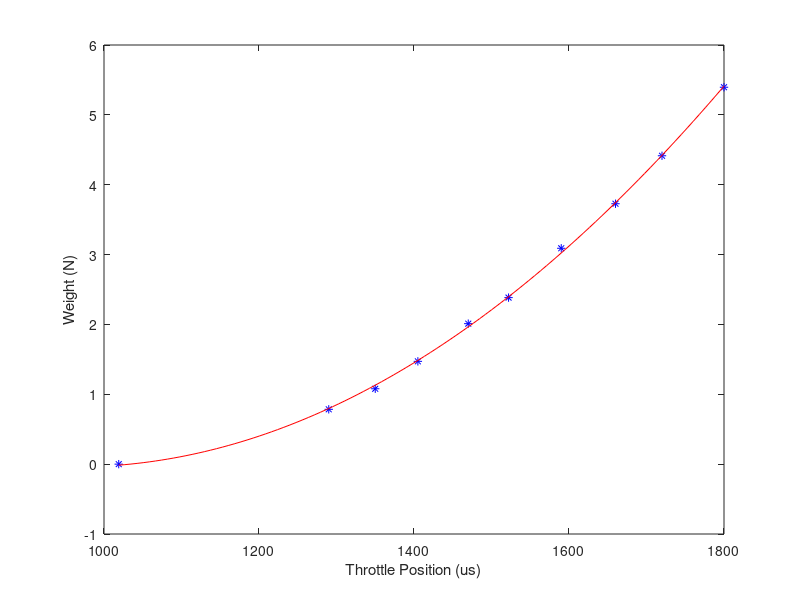
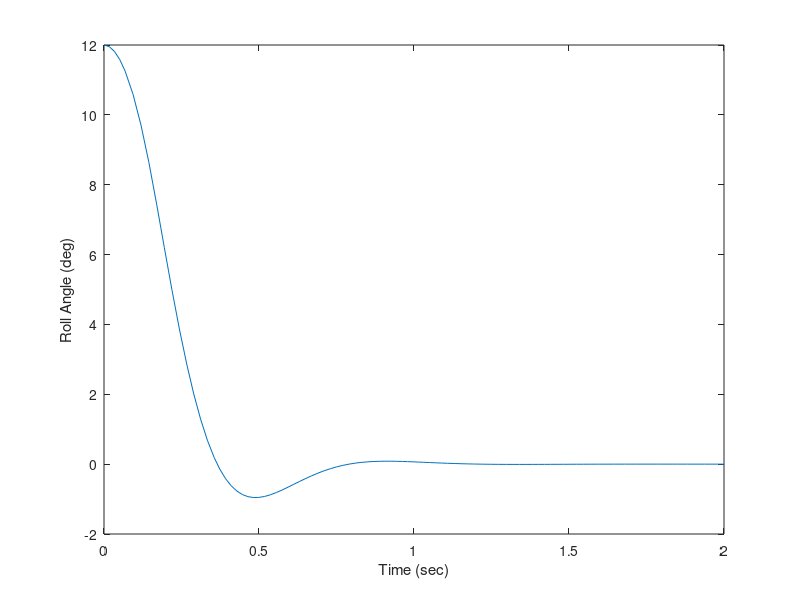
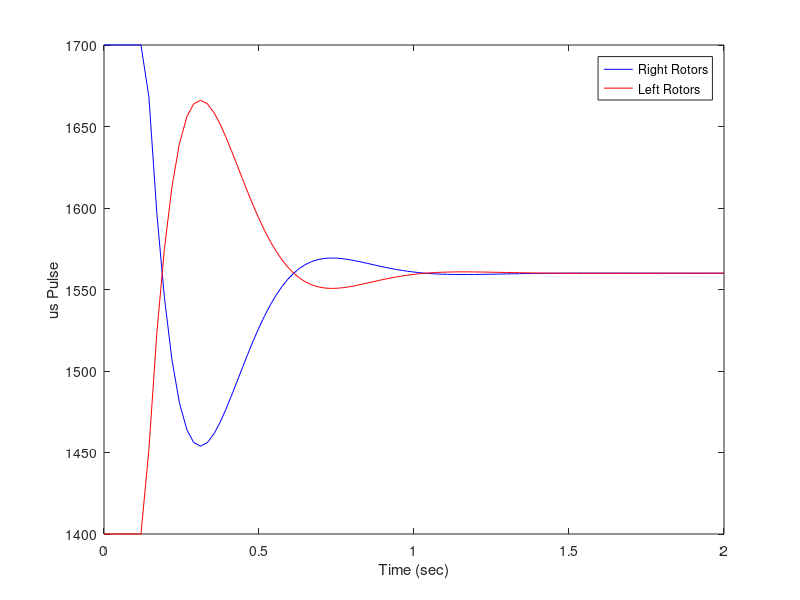

Write MATLAB code to recreate these figures, in order.
%%%%In order to tune the autopilot we need a few things
function auto_tune()
global coeff I W0 us_left us_right %%%need some globals for the function at the bottom

%%%%Clear stuff but don't clear variables
clc 
close all

%%%%First we need to get the moment of inertia
%%%%For a mass with finite inertia and hinged at a distance d from the cg
%%%%The period is equal to
%I = (T/(2*pi))*m*g*d - m*d^2;

%%%Need to get Period from an experiment
T = 2*97/240; %%seconds
%%%Weigh the quad
m = 735/1000; %%%kilograms
%%%Need to measure the distance from the cg to the rotation point
d = ((3+3/8)/12)/3.28; %%%inches converted to meters
%%%Assume gravity
g = 9.81;

%%%%This will output I in kg-m^2
I = (T/(2*pi))*m*g*d - m*d^2;

%%%%%The next thing we need to do is measure the thrust of one rotor
%W0 = m*g; %%%kilograms converted to Newtons - this is the weight of the quad with the rotors off

%%%%Ok so we take data and get data from the microsecond pulse and the
%%%%weight from the scale
%W = [1130 1116 1087 1066 1016 975 908 835 740 640 540 380]*g/1000; %%%You stop taking data when the quad almost lifts off
W = [0 80 110 150 205 243 315 380 450 550]*g/1000; %%Use this if the quad is pushing down
us = [1019 1290 1350 1405 1470 1522 1590 1660 1720 1800];

%%%Just for kicks lets plot this
figure()
plot(us,W,'b*')
xlabel('Throttle Position (us)')
ylabel('Weight (N)')

%%%This will give us a polynomial that we can use to evaluate thrust
%W=f(us)
coeff = polyfit(us,W,2);

%%%Let's then plot the trend line to make sure this makes sense.
x_fit = linspace(us(1),us(end),100);
y_fit = polyval(coeff,x_fit);
hold on
plot(x_fit,y_fit,'r-')

%%%ok so now we have a way to get Thrust from the us pulse.
%%Now we can kick off our simulation
%%%First we need initial conditions
%%%Let's assume the quad is at 12 degrees from nominal with zero angular
%%%velocity
x0 = [12*pi/180;0];

%%%Then we use the easy ode45 to integrate our equations of motion
[tout,xout] = ode45(@QuadDerivs,[0 2],x0);

us_R_vec = zeros(length(tout),1);
us_L_vec = zeros(length(tout),1);
for idx = 1:length(tout)
    dxdt = QuadDerivs(tout(idx),xout(idx,:));
    us_R_vec(idx) = us_right;
    us_L_vec(idx) = us_left;
end

%%%Once ode45 finishes we can plot the roll angle as a function of time
phi = xout(:,1);
figure()
plot(tout,phi*180/pi) %%Convert it to degrees
xlabel('Time (sec)')
ylabel('Roll Angle (deg)')

figure()
plot(tout,us_R_vec,'b-')
hold on
plot(tout,us_L_vec,'r-')
xlabel('Time (sec)')
ylabel('us Pulse')
legend('Right Rotors','Left Rotors')

%%%Down here we just need to code the derivatives
function dxdt = QuadDerivs(t,x)
global coeff I W0 us_left us_right %%same globals from above
%%%The input is x here which is the angle and angular velocity
phi = x(1);
phidot = x(2);

%%%We need to measure the distance from the cg to the rotors on the left
%%%and the rotors on the right. We can just take the average of the front
%%%and back rotors
%front_rotor = ;   %%%do this in inches
%rear_rotor = ;
%avg_rotor = (front_rotor+rear_rotor)/2;
%dl = (avg_rotor/12)/3.28; %%%Inches converted to feet
dl = 0.0762;

%%%%Now we need to use our fancy PD controller and compute the us pulse to
%%%%each rotor
kp = 40; %%%We can play with these numbers until we get what we want - us/deg
kd = 300; %%%This too - us/(rad/s) - CHECK THIS!!!! It might be deg/s
%%%However theta is in degrees and thetadot is in rad/s so we need to put
%%%that into our code here
roll_command = kp*phi*180/pi + kd*phidot;

%%%Then we need to send a us pulse to the left and right rotors
nominal_us = 1560; %%%just enough to keep us in the air
us_left = nominal_us - roll_command;
us_right = nominal_us + roll_command;

%%%%We need a saturation block so we don't break anything
us_max = 1700;
us_min = 1400;
if us_left > us_max
    us_left = us_max;
end
if us_left < us_min
    us_left = us_min;
end
if us_right > us_max
    us_right = us_max;
end
if us_right < us_min
    us_right = us_min;
end

%%%THen using our fancy new polynomial fit we can get thrust on the rotors
%TL = -(polyval(coeff,us_left)-W0)/cosd(9.7); %%%The 9.7 is there because the quad was at an angle when we powered up
%TR = -(polyval(coeff,us_right)-W0)/cosd(9.7);
%%%use this if you are pushing down.
TL = polyval(coeff,us_left);
TR = polyval(coeff,us_right);

%%%So all we need to do from here is compute the angular acceleration
phidbldot = 2*(TL - TR)*dl/I; %%%The two is there because their are two rotors on each side

%%%The derivative is then just
dxdt = [phidot;phidbldot];



